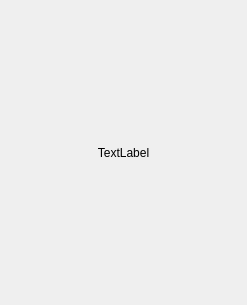
<?xml version="1.0" encoding="UTF-8"?>
<ui version="4.0">
 <class>DapUiScreenDialog</class>
 <widget class="QWidget" name="DapUiScreenDialog">
  <property name="geometry">
   <rect>
    <x>0</x>
    <y>0</y>
    <width>247</width>
    <height>305</height>
   </rect>
  </property>
  <property name="windowTitle">
   <string>Form</string>
  </property>
  <layout class="QVBoxLayout" name="verticalLayout">
   <item>
    <widget class="QLabel" name="label">
     <property name="text">
      <string>TextLabel</string>
     </property>
     <property name="alignment">
      <set>Qt::AlignCenter</set>
     </property>
    </widget>
   </item>
  </layout>
 </widget>
 <resources/>
 <connections/>
</ui>
